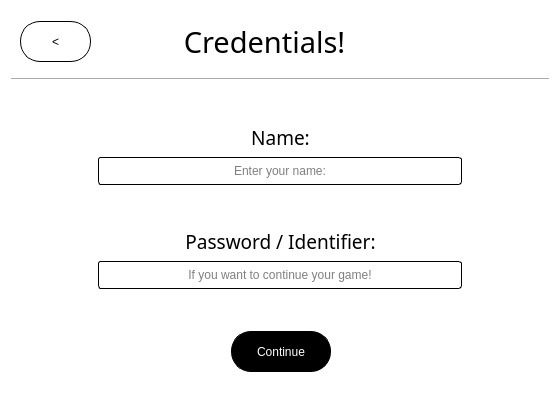
<?xml version="1.0" encoding="UTF-8"?>
<ui version="4.0">
 <class>Dialog</class>
 <widget class="QDialog" name="Dialog">
  <property name="geometry">
   <rect>
    <x>0</x>
    <y>0</y>
    <width>560</width>
    <height>420</height>
   </rect>
  </property>
  <property name="windowTitle">
   <string>Dialog</string>
  </property>
  <property name="styleSheet">
   <string notr="true">background-color: rgb(255, 255, 255);</string>
  </property>
  <layout class="QGridLayout" name="gridLayout">
   <item row="0" column="0" colspan="7">
    <widget class="QWidget" name="widget_6" native="true">
     <property name="minimumSize">
      <size>
       <width>0</width>
       <height>61</height>
      </size>
     </property>
     <property name="maximumSize">
      <size>
       <width>16777215</width>
       <height>61</height>
      </size>
     </property>
     <layout class="QGridLayout" name="gridLayout_2">
      <item row="0" column="0">
       <widget class="QPushButton" name="back_btn">
        <property name="minimumSize">
         <size>
          <width>71</width>
          <height>41</height>
         </size>
        </property>
        <property name="maximumSize">
         <size>
          <width>71</width>
          <height>41</height>
         </size>
        </property>
        <property name="styleSheet">
         <string notr="true">QPushButton {
	border-radius: 20px;
	border: 1px solid black;
	font: 12pt &quot;Franklin Gothic Medium&quot;;
}

QPushButton:hover {
	border-radius: 20px;
	border: 2px solid black;
}

QPushButton:pressed {
	border-radius: 20px;
	border: 2px solid black;
	background-color: rgb(0, 0, 0);
	color: rgb(255, 255, 255);
}
</string>
        </property>
        <property name="text">
         <string>&lt;</string>
        </property>
       </widget>
      </item>
      <item row="0" column="1">
       <spacer name="horizontalSpacer">
        <property name="orientation">
         <enum>Qt::Horizontal</enum>
        </property>
        <property name="sizeType">
         <enum>QSizePolicy::Fixed</enum>
        </property>
        <property name="sizeHint" stdset="0">
         <size>
          <width>40</width>
          <height>20</height>
         </size>
        </property>
       </spacer>
      </item>
      <item row="0" column="2">
       <widget class="QLabel" name="label_4">
        <property name="font">
         <font>
          <family>Franklin Gothic Heavy</family>
          <pointsize>22</pointsize>
         </font>
        </property>
        <property name="text">
         <string>Credentials!</string>
        </property>
        <property name="alignment">
         <set>Qt::AlignCenter</set>
        </property>
       </widget>
      </item>
      <item row="0" column="3">
       <spacer name="horizontalSpacer_12">
        <property name="orientation">
         <enum>Qt::Horizontal</enum>
        </property>
        <property name="sizeType">
         <enum>QSizePolicy::Fixed</enum>
        </property>
        <property name="sizeHint" stdset="0">
         <size>
          <width>148</width>
          <height>20</height>
         </size>
        </property>
       </spacer>
      </item>
     </layout>
    </widget>
   </item>
   <item row="1" column="0" colspan="7">
    <widget class="Line" name="line">
     <property name="orientation">
      <enum>Qt::Horizontal</enum>
     </property>
    </widget>
   </item>
   <item row="2" column="3">
    <spacer name="verticalSpacer_3">
     <property name="orientation">
      <enum>Qt::Vertical</enum>
     </property>
     <property name="sizeHint" stdset="0">
      <size>
       <width>20</width>
       <height>30</height>
      </size>
     </property>
    </spacer>
   </item>
   <item row="3" column="1">
    <spacer name="horizontalSpacer_3">
     <property name="orientation">
      <enum>Qt::Horizontal</enum>
     </property>
     <property name="sizeHint" stdset="0">
      <size>
       <width>77</width>
       <height>20</height>
      </size>
     </property>
    </spacer>
   </item>
   <item row="3" column="2" colspan="3">
    <widget class="QLabel" name="label_2">
     <property name="font">
      <font>
       <family>Franklin Gothic Heavy</family>
       <pointsize>14</pointsize>
      </font>
     </property>
     <property name="text">
      <string>Name:</string>
     </property>
     <property name="alignment">
      <set>Qt::AlignCenter</set>
     </property>
    </widget>
   </item>
   <item row="3" column="5">
    <spacer name="horizontalSpacer_2">
     <property name="orientation">
      <enum>Qt::Horizontal</enum>
     </property>
     <property name="sizeHint" stdset="0">
      <size>
       <width>76</width>
       <height>20</height>
      </size>
     </property>
    </spacer>
   </item>
   <item row="4" column="0">
    <spacer name="horizontalSpacer_4">
     <property name="orientation">
      <enum>Qt::Horizontal</enum>
     </property>
     <property name="sizeHint" stdset="0">
      <size>
       <width>77</width>
       <height>20</height>
      </size>
     </property>
    </spacer>
   </item>
   <item row="4" column="1" colspan="5">
    <widget class="QLineEdit" name="name_box">
     <property name="styleSheet">
      <string notr="true">QLineEdit {
        border: 1px solid black;  /* Default black border */
        border-radius: 3px;  /* Rounded corners */
        padding: 5px;  /* Add some padding */
    }
QLineEdit:hover {
        border: 1px solid lightgrey;  /* Light grey border on hover */
    }
QLineEdit:focus {
        border: 1px solid #0078d7;  /* Blue border on focus */
    }

</string>
     </property>
     <property name="alignment">
      <set>Qt::AlignCenter</set>
     </property>
     <property name="placeholderText">
      <string>Enter your name:</string>
     </property>
    </widget>
   </item>
   <item row="4" column="6">
    <spacer name="horizontalSpacer_6">
     <property name="orientation">
      <enum>Qt::Horizontal</enum>
     </property>
     <property name="sizeHint" stdset="0">
      <size>
       <width>77</width>
       <height>20</height>
      </size>
     </property>
    </spacer>
   </item>
   <item row="5" column="3">
    <spacer name="verticalSpacer_4">
     <property name="orientation">
      <enum>Qt::Vertical</enum>
     </property>
     <property name="sizeHint" stdset="0">
      <size>
       <width>20</width>
       <height>31</height>
      </size>
     </property>
    </spacer>
   </item>
   <item row="6" column="1">
    <spacer name="horizontalSpacer_5">
     <property name="orientation">
      <enum>Qt::Horizontal</enum>
     </property>
     <property name="sizeHint" stdset="0">
      <size>
       <width>77</width>
       <height>20</height>
      </size>
     </property>
    </spacer>
   </item>
   <item row="6" column="2" colspan="3">
    <widget class="QLabel" name="label_3">
     <property name="font">
      <font>
       <family>Franklin Gothic Heavy</family>
       <pointsize>14</pointsize>
      </font>
     </property>
     <property name="text">
      <string>Password / Identifier:</string>
     </property>
     <property name="alignment">
      <set>Qt::AlignCenter</set>
     </property>
    </widget>
   </item>
   <item row="6" column="5">
    <spacer name="horizontalSpacer_8">
     <property name="orientation">
      <enum>Qt::Horizontal</enum>
     </property>
     <property name="sizeHint" stdset="0">
      <size>
       <width>76</width>
       <height>20</height>
      </size>
     </property>
    </spacer>
   </item>
   <item row="7" column="0">
    <spacer name="horizontalSpacer_9">
     <property name="orientation">
      <enum>Qt::Horizontal</enum>
     </property>
     <property name="sizeHint" stdset="0">
      <size>
       <width>77</width>
       <height>20</height>
      </size>
     </property>
    </spacer>
   </item>
   <item row="7" column="1" colspan="5">
    <widget class="QLineEdit" name="pass_box">
     <property name="styleSheet">
      <string notr="true">QLineEdit {
        border: 1px solid black;  /* Default black border */
        border-radius: 3px;  /* Rounded corners */
        padding: 5px;  /* Add some padding */
    }
QLineEdit:hover {
        border: 1px solid lightgrey;  /* Light grey border on hover */
    }
QLineEdit:focus {
        border: 1px solid #0078d7;  /* Blue border on focus */
    }

</string>
     </property>
     <property name="text">
      <string/>
     </property>
     <property name="alignment">
      <set>Qt::AlignCenter</set>
     </property>
     <property name="placeholderText">
      <string>If you want to continue your game!</string>
     </property>
    </widget>
   </item>
   <item row="7" column="6">
    <spacer name="horizontalSpacer_7">
     <property name="orientation">
      <enum>Qt::Horizontal</enum>
     </property>
     <property name="sizeHint" stdset="0">
      <size>
       <width>77</width>
       <height>20</height>
      </size>
     </property>
    </spacer>
   </item>
   <item row="8" column="3">
    <spacer name="verticalSpacer">
     <property name="orientation">
      <enum>Qt::Vertical</enum>
     </property>
     <property name="sizeHint" stdset="0">
      <size>
       <width>20</width>
       <height>30</height>
      </size>
     </property>
    </spacer>
   </item>
   <item row="9" column="0" colspan="3">
    <spacer name="horizontalSpacer_10">
     <property name="orientation">
      <enum>Qt::Horizontal</enum>
     </property>
     <property name="sizeHint" stdset="0">
      <size>
       <width>209</width>
       <height>20</height>
      </size>
     </property>
    </spacer>
   </item>
   <item row="9" column="3">
    <widget class="QPushButton" name="continue_btn">
     <property name="minimumSize">
      <size>
       <width>100</width>
       <height>41</height>
      </size>
     </property>
     <property name="maximumSize">
      <size>
       <width>100</width>
       <height>41</height>
      </size>
     </property>
     <property name="styleSheet">
      <string notr="true">QPushButton {
	border-radius: 20px;
	background-color: rgb(0, 0, 0);
	color: rgb(255, 255, 255);
	border: 1px solid black;
	font: 12pt &quot;Franklin Gothic Medium&quot;;
}

QPushButton:hover {
	border-radius: 20px;
	color: rgb(0, 0, 0);
	background-color: rgb(255, 255, 255);
	border: 2px solid black;
}

QPushButton:pressed {
	border-radius: 20px;
	border: 2px solid black;
	background-color: rgb(0, 0, 0);
	color: rgb(255, 255, 255);
}
</string>
     </property>
     <property name="text">
      <string>Continue</string>
     </property>
    </widget>
   </item>
   <item row="9" column="4" colspan="3">
    <spacer name="horizontalSpacer_11">
     <property name="orientation">
      <enum>Qt::Horizontal</enum>
     </property>
     <property name="sizeHint" stdset="0">
      <size>
       <width>208</width>
       <height>20</height>
      </size>
     </property>
    </spacer>
   </item>
   <item row="10" column="3">
    <spacer name="verticalSpacer_2">
     <property name="orientation">
      <enum>Qt::Vertical</enum>
     </property>
     <property name="sizeHint" stdset="0">
      <size>
       <width>20</width>
       <height>30</height>
      </size>
     </property>
    </spacer>
   </item>
  </layout>
 </widget>
 <resources/>
 <connections/>
</ui>
